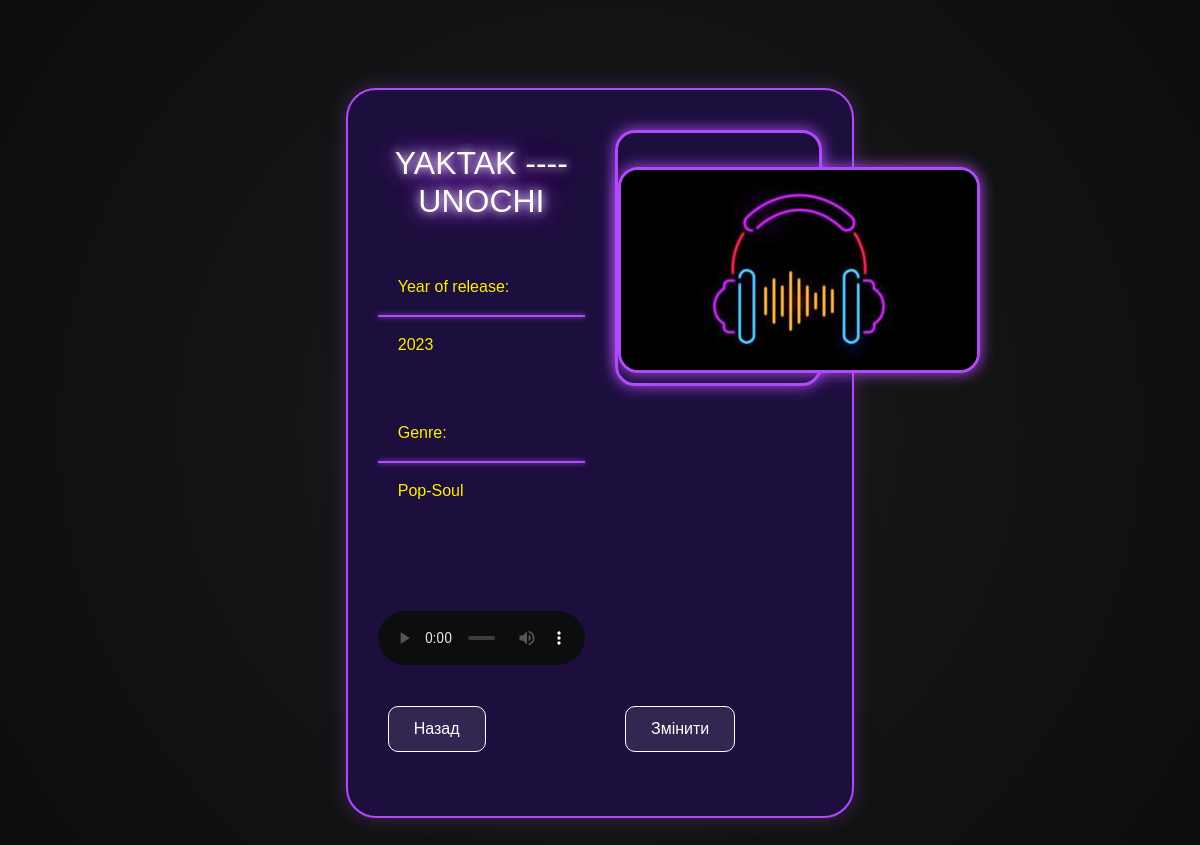
Page /song/3 on the committed database.
### services/models.py (models this page shows, shortened)
class Song(Base):
    __tablename__ = 'songs'
    id = Column(Integer, primary_key=True)
    year = Column(Integer)
    name = Column(String)
    author = Column(String)
    audio = Column(String)
    genre = Column(String)

### main.py (the view)
@app.get("/song/{song_id}")
async def p_song(request: Request, song_id: int):
    song_correct = ORM.get_song_by_id(song_id)
    return templates.TemplateResponse(
        request=request,
        name="song.html",
        context={"song_correct": song_correct}
    )

### templates/song.html (shortened to what this page needs)
<!DOCTYPE html>
<html lang="en">
<!DOCTYPE html>
<html lang="en" xmlns="http://www.w3.org/1999/html">
<head>
    <link rel="stylesheet" href="https://cdn.jsdelivr.net/npm/bootstrap@4.6.2/dist/css/bootstrap.min.css">
    <link rel="stylesheet" href="{{url_for('static', path='/audio-server.css')}}">
</head>
<body>
  <br>
  <br>
  <div class = "row">
    <div class="col-md-3"></div>
    <div class="col-md-6">
      <div class="main-song">
        <div class = "row">
          <div class="col-md-6">
            <br>
            <h2 class="h-txt">{{song_correct.author}} ---- {{song_correct.name}}</h2>
            <br>
            <p class="p-txt-song">Year of release:</p>
             <hr class="hr-song">
              <p class="p-txt-song">{{song_correct.year}}</p>
              <br>
              <br>
            <p class="p-txt-song">Genre:</p>
             <hr class="hr-song">
              <p class="p-txt-song">{{song_correct.genre}}</p>
            <br>
          </div>
          <div class ="col-md-6">
            <div class="img-song">
                <br>
              <img src="{{url_for('static', path='/music.jpg')}}" class = "img-song">
            </div>
          </div>
      </div>
          <br>
          <br>
        <div class = "row">
          <div class="col-md-6">
            <audio src="{{url_for('static', path='/'+ song_correct.audio)}}" controls class="audio-song"></audio>
          </div>
          <div class ="col-md-6"></div>
        </div>
        <br>
          <div class = "row">
              <div class ="col-md-6">
                    <a href="{{ url_for('main_page') }}"><button type="submit" class="button-back">Назад</button></a>
              </div>
              <div class = "col-md-6">
                  <form method="get" action="{{ url_for('page_change', song_id=song_correct.id) }}">
                        <button type="submit" class="button-change">Змінити</button>
                  </form>
              </div>
          </div>
        <br>
    </div>
  </div>
  </div>
</body>
</html>

### static/audio-server.css (style rules this page uses)
body { background-color: #0d0d0d; background-image: radial-gradient(circle, #1a1a1a 0%, #0d0d0d 100%); color: #ffffff; font-family: 'Copperplate Gothic Light', sans-serif; margin: 0; padding: 20px; }
.div-main, .main-song, .main-adding-div { background-color: #1c0f3d !important; border: 2px solid #b14bfa; border-radius: 30px; padding: 30px; margin: 20px auto !important; width: 90% !important; max-width: 850px !important; box-shadow: 0 0 20px rgba(177, 75, 250, 0.3); }
.h-txt { text-align: center; color: #ffffff; text-transform: uppercase; text-shadow: 0 0 10px #fff, 0 0 20px #b14bfa, 0 0 30px #b14bfa; margin-bottom: 30px; }
::placeholder { color: #888 !important; }
.button-back, .button_reg_back, .button_log, .button-change { background-color: rgba(255, 255, 255, 0.1) !important; border: 1px solid #ffffff !important; color: #ffffff !important; border-radius: 10px; padding: 10px 25px; transition: 0.3s; margin: 10px !important; }
.img-song { border: 3px solid #b14bfa; border-radius: 20px; box-shadow: 0 0 15px #b14bfa; margin: 10px auto; display: block; }
.audio-song { width: 100%; filter: invert(1) hue-rotate(180deg); margin-top: 20px; }
.hr-song { border-top: 2px solid #b14bfa !important; box-shadow: 0 0 5px #b14bfa; }
.p-txt-song { color: #ffee00 !important; text-align: left; margin-left: 20px; }

### rows in the picture
Song: author "YAKTAK", name "UNOCHI", year "2023", genre "Pop-Soul"
